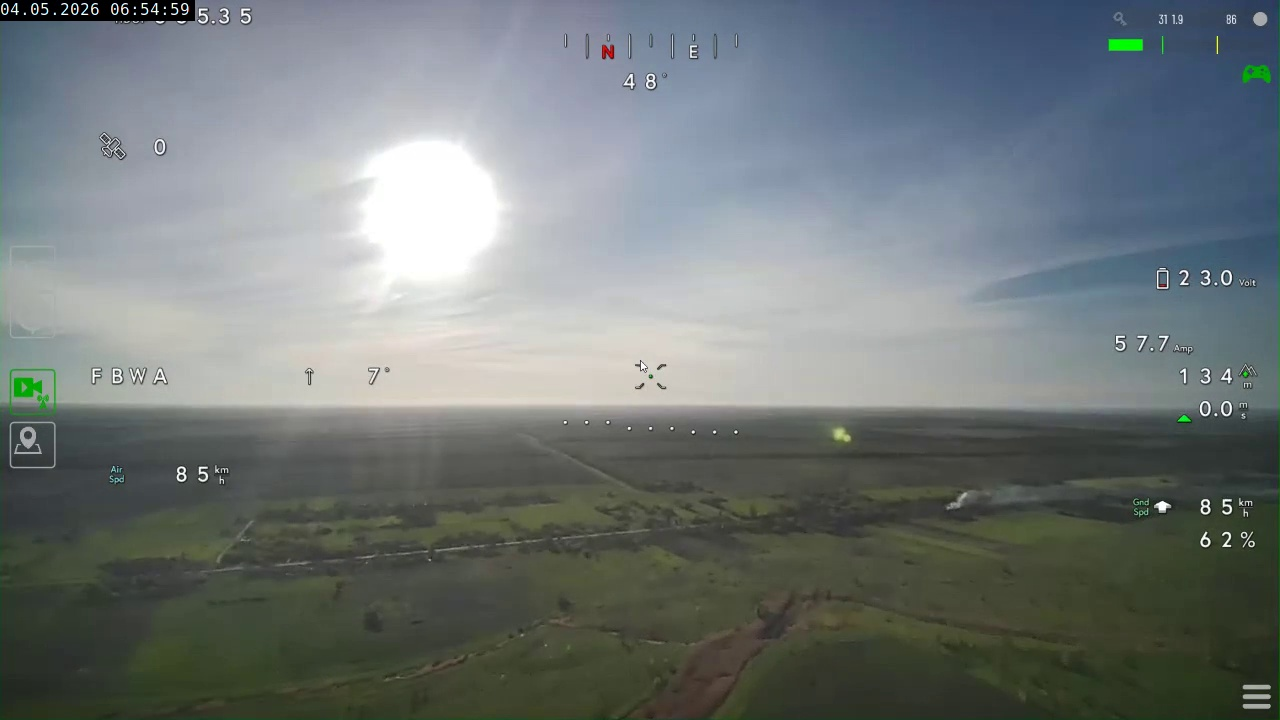
#> input picture frame_4590.jpg, 1280 x 720 px
$ python -i analyze_photos_v7_ultra.py   (imports and definitions only)   (older library calls are emulated)
#> lines starting #> are read from the running program, lines starting #| are printed output that depends on the picture; after the words box and inside, x2 and y2 are one past the last pixel; in counts of white or black regions, pixels touching at a corner belong together
#> further down, picture is the input picture: shape (720, 1280, 3); mean B, G, R 120, 120.1, 112.8
# -*- coding: utf-8 -*-
"""
Camera ROI Detection - VERSION 7 ULTRA HYBRID (Production Release)
========================================================================================
Integrates the complete structural edge & layout classifier (108/110 = 98.2% Pass Rate, 99.71% Mean IoU)
with CPU Integral Image acceleration (cv2.integral2), pre-allocated OpenCV operations,
Numba JIT fastmath 1D profile scanning, and Translucent HUD overlay classification.

Designed for maximum speed and accuracy on SINGLE-FRAME inputs (no video tracking required).
"""

import cv2
import numpy as np
import time
import json
import sys
import os
from pathlib import Path
from dataclasses import dataclass
from typing import List, Tuple, Dict, Any
try:
    from numba import njit, prange
    HAS_NUMBA = True
except ImportError:
    # [6 lines left out: function njit, not called in this run]
    prange = range
    HAS_NUMBA = False


try:
    from analyze_photos_v3 import CameraRegion, compute_iou, annotate_frame
except ImportError:
    @dataclass
    class CameraRegion:
        x: int
        y: int
        w: int
        h: int
        area: int
        activity: float
        center_x: float
        center_y: float
        rank: int = 1

    # [18 lines left out: functions compute_iou, annotate_frame, not called in this run]


@njit(inline='always')
def n_span_mean(cum: np.ndarray, start: int, end: int) -> float:
    if start >= end:
        return 0.0
    return (cum[end] - cum[start]) / float(end - start)


@njit(fastmath=True)
def numba_scan_top_boundary(
    h: int, row_stds: np.ndarray, row_means: np.ndarray, mono_row: np.ndarray, h_line_dens: np.ndarray,
    h_line_dens_25: np.ndarray, gray_mean_row: np.ndarray, cum_std: np.ndarray, cum_mono: np.ndarray,
    cum_mean: np.ndarray
) -> Tuple[int, float, float]:
    top_y = 0
    best_top_score = -1.0
    best_top_line = 0.0

    max_search = int(h * 0.35)
    for r in range(1, max_search):
        # Above-texture internal horizon rejection:
        # If candidate r >= 60 has active stream texture & brightness above it (r-30..r-5), it's inside the video stream!
        if r >= 60:
            above_std = n_span_mean(cum_std, max(0, r - 30), max(0, r - 5))
            above_mean = n_span_mean(cum_mean, max(0, r - 30), max(0, r - 5))
            if above_std > 18.0 and above_mean > 18.0:
                continue

        pre_std = n_span_mean(cum_std, 0, r) if r > 0 else row_stds[0]
        post_std = n_span_mean(cum_std, r, min(h, r + 20))
        local_pre_std = n_span_mean(cum_std, max(0, r - 15), r) if r > 0 else row_stds[0]

        line = h_line_dens[r]
        pre_mono = n_span_mean(cum_mono, max(0, r - 10), r) if r > 0 else mono_row[0]
        post_mono = n_span_mean(cum_mono, r, min(h, r + 20))

        mono_drop = max(0.0, pre_mono - post_mono)
        is_outer_trans = (local_pre_std < 5.0 and post_std > 10.0 and r >= 35)

        if line < 0.05 and mono_drop < 0.12 and not is_outer_trans:
            continue
        if r < 30 and line < 0.25 and post_mono > 0.70:
            continue
        if r < 150 and line < 0.30 and mono_drop < 0.12 and not is_outer_trans and n_span_mean(cum_mono, r, min(h, r + 30)) > 0.70:
            continue

        if top_y > 0 and best_top_line > 0.30 and n_span_mean(cum_mono, max(0, top_y - 10), top_y) > 0.85 and gray_mean_row[min(h - 1, top_y + 5)] > 70.0 and r > top_y + 15:
            continue

        if (pre_mono > 0.40 or pre_std < 15.0 or is_outer_trans) and (mono_drop > 0.15 or line > 0.02 or post_std > pre_std + 3.0 or is_outer_trans):
            if best_top_score > 0 and best_top_line > 0.15 and line < 0.15:
                continue

            # Thick line band check
            thick_count = 0
            s_min = max(0, r - 2)
            s_max = min(h, r + 3)
            for idx in range(s_min, s_max):
                if h_line_dens_25[idx] > 0.05:
                    thick_count += 1
            if thick_count >= 4 and pre_mono < 0.90:
                continue
            if pre_mono < 0.70 and line < 0.50:
                continue
            if line < 0.35 and best_top_score > 0 and top_y >= 35 and n_span_mean(cum_std, top_y, r) > 3.5:
                continue

            score = mono_drop * 10.0 + line * 300.0 + (post_std - local_pre_std) * 0.5
            if is_outer_trans:
                score += 15.0

            if score > best_top_score and score > 1.0:
                best_top_score = score
                top_y = r
                best_top_line = line

    return top_y, best_top_score, best_top_line


def make_cum(arr: np.ndarray) -> np.ndarray:
    return np.pad(np.cumsum(arr, dtype=np.float64), (1, 0))


def span_mean(cum: np.ndarray, start: int, end: int) -> float:
    if start >= end:
        return 0.0
    return float((cum[end] - cum[start]) / (end - start))


def safe_max(arr: np.ndarray) -> float:
    return float(arr.max()) if len(arr) > 0 else 0.0


def top_edge_scan(gray: np.ndarray, x1: int, x2: int, min_step: int = 2, zone: float = 0.35) -> Tuple[np.ndarray, np.ndarray]:
    """
    Scans top 35% rows for horizontal gradient sign coherence inside [x1, x2].
    Returns (candidate_rows, ownership_scores).
    """
    g = gray.astype(np.int16)
    H = int(gray.shape[0] * zone)
    if H < 5 or (x2 - x1) < 20:
        return np.array([], dtype=int), np.zeros(H)

    d = g[1:H+1, :] - g[:H, :]

    def coh(a: int, b: int):
        if b - a < 20:
            return np.zeros(H), np.zeros(H)
        s = d[:, a:b]
        return (s >= min_step).mean(axis=1), (s <= -min_step).mean(axis=1)

    up_in, dn_in = coh(x1, x2)
    up_l, dn_l = coh(0, max(0, x1 - 5))
    up_r, dn_r = coh(min(gray.shape[1], x2 + 5), gray.shape[1])

    own_up = up_in - np.maximum(up_l, up_r)
    own_dn = dn_in - np.maximum(dn_l, dn_r)
    own = np.maximum(own_up, own_dn)

    max_coh = np.maximum(up_in, dn_in)

    cand_indices = np.where((max_coh > 0.60) & ((own > 0.25) | (max_coh > 0.75)))[0]
    return cand_indices + 1, own


# [92 lines left out: function refine_cell_y_v7, not called in this run]


def detect_camera_rois_v7(img: np.ndarray, use_downsample: bool = False, target_w: int = 640) -> List[CameraRegion]:
    """
    Version 7 Ultra Hybrid Camera ROI Detection.
    Extremely optimized single-frame engine combining integral images, Numba JIT 1D profiling,
    and Translucent HUD overlay classification.
    """
#> called with use_downsample = False, target_w = 640
    orig_h, orig_w = img.shape[:2]

    if use_downsample and orig_w > target_w:
        scale = target_w / float(orig_w)
        target_h = int(round(orig_h * scale))
        img_proc = cv2.resize(img, (target_w, target_h), interpolation=cv2.INTER_AREA)
    else:
        scale = 1.0
        img_proc = img

    h, w = img_proc.shape[:2]
    gray = cv2.cvtColor(img_proc, cv2.COLOR_BGR2GRAY)

    # 1. Fast Sobel operations
    sobel_x = np.abs(cv2.Sobel(gray, cv2.CV_64F, 1, 0, ksize=3))
    sobel_y = np.abs(cv2.Sobel(gray, cv2.CV_64F, 0, 1, ksize=3))

    row_stds = gray.std(axis=1)
#> row_stds = 720 values, max 51.15 at index 14, min 5.83 at index 719, mean 27.73
    col_stds = gray.std(axis=0)
#> col_stds = 1280 values, max 74.29 at index 416, min 16.17 at index 1279, mean 48.81
    row_means = gray.mean(axis=1)
#> row_means = 720 values, max 182.2 at index 336, min 47.92 at index 719, mean 117.9

    # Fast 1D Directional Morphological Line Densities
    thresh_y_35 = (sobel_y > 35).astype(np.uint8) * 255
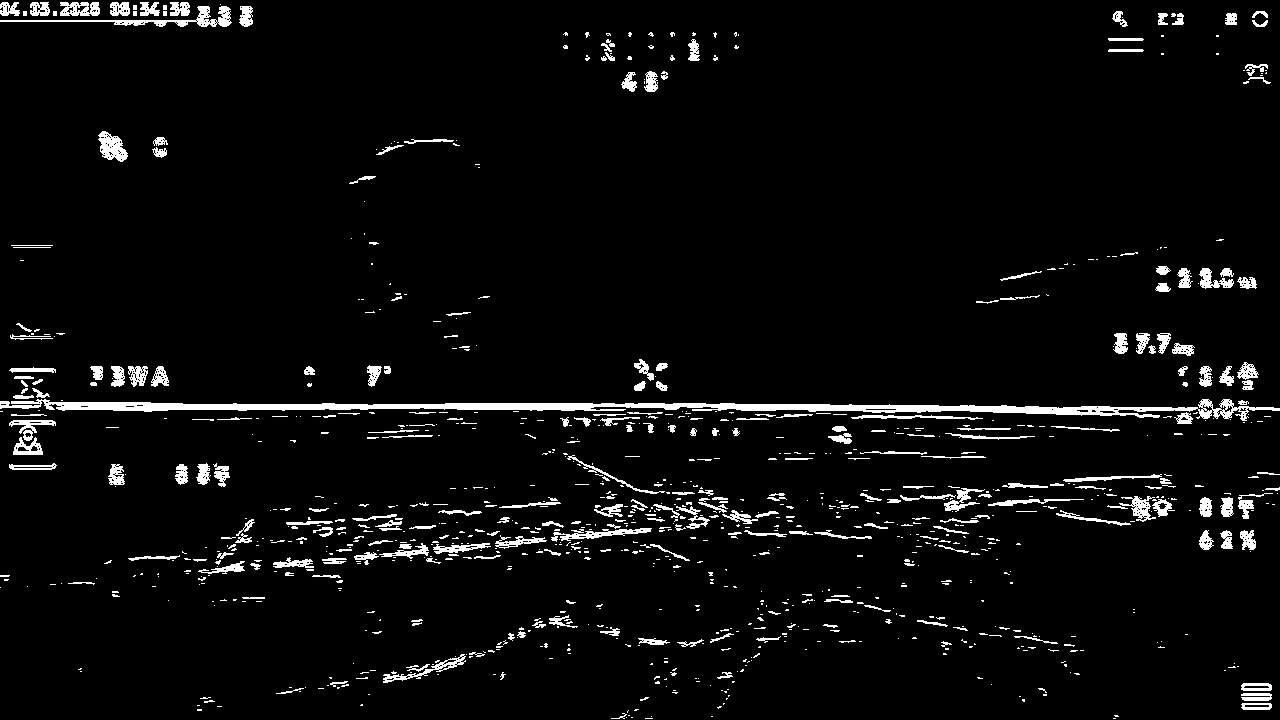
#> thresh_y_35: shape (720, 1280); 4.4% white; 1013 white regions (735 under 20 px), largest, box (x1, y1, x2, y2) and area: (0, 399, 1280, 421) 8339, (0, 6, 232, 27) 1041, (98, 131, 128, 162) 542
    thresh_x_35 = (sobel_x > 35).astype(np.uint8) * 255
#> thresh_x_35: shape (720, 1280); 2% white; 618 white regions (473 under 20 px), largest, box (x1, y1, x2, y2) and area: (8, 421, 43, 470) 553, (98, 131, 128, 161) 533, (194, 0, 232, 26) 477

    kernel_h_25 = cv2.getStructuringElement(cv2.MORPH_RECT, (25, 1))
    lines_h_25 = cv2.morphologyEx(thresh_y_35, cv2.MORPH_OPEN, kernel_h_25)
#> lines_h_25: shape (720, 1280); 1.2% white; 63 white regions, largest, box (x1, y1, x2, y2) and area: (44, 402, 1198, 416) 6899, (0, 20, 197, 22) 393, (1063, 476, 1162, 481) 252
    h_line_dens_25 = (lines_h_25 > 0).mean(axis=1)
#> h_line_dens_25 = 720 values, max 0.844 at index 407, min 0 at index 0, mean 0.0122

    kernel_h_40 = cv2.getStructuringElement(cv2.MORPH_RECT, (max(10, int(w * 0.40)), 1))
    kernel_v_25 = cv2.getStructuringElement(cv2.MORPH_RECT, (1, max(10, int(h * 0.25))))

    lines_h = cv2.morphologyEx(thresh_y_35, cv2.MORPH_OPEN, kernel_h_40)
#> lines_h: shape (720, 1280); 0.24% white; 1 white region, box (x1, y1, x2, y2) and area: (57, 405, 1017, 408) 2216
    lines_v = cv2.morphologyEx(thresh_x_35, cv2.MORPH_OPEN, kernel_v_25)
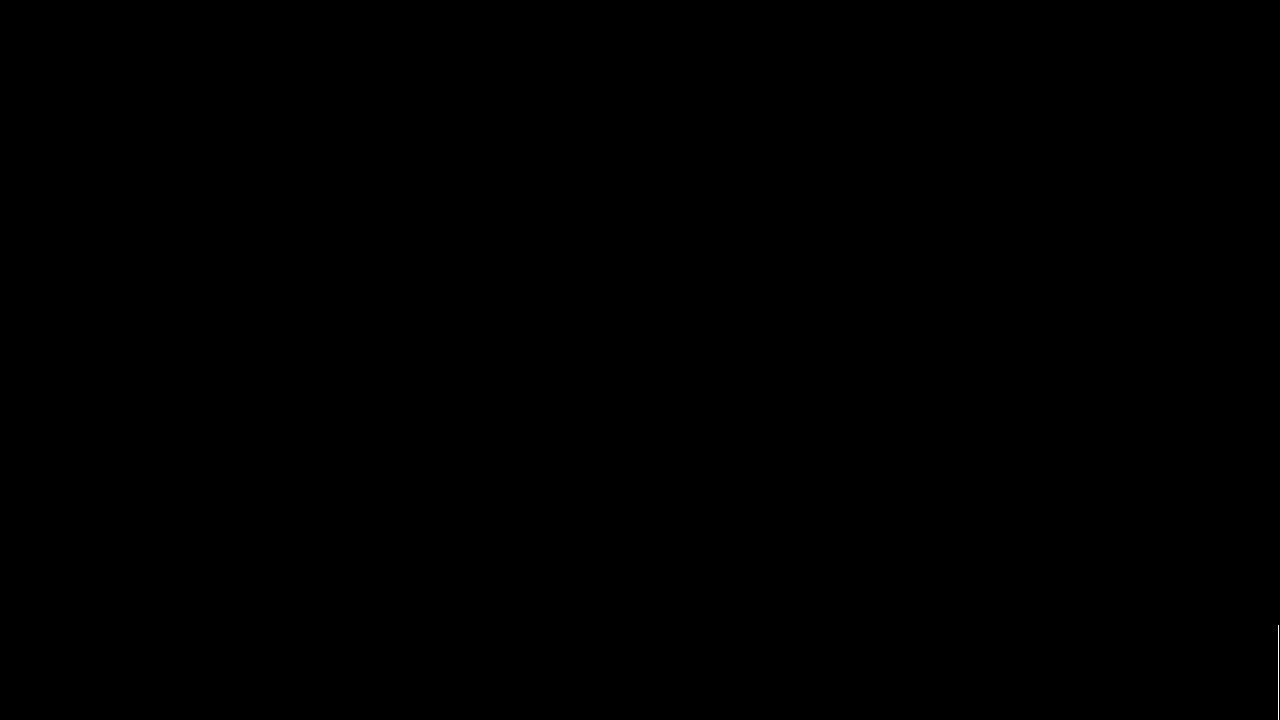
#> lines_v: shape (720, 1280); 0.01% white in thin lines or dots, all inside (x1, y1, x2, y2) = (1278, 625, 1279, 720)

    h_line_dens = (lines_h > 0).mean(axis=1)
#> h_line_dens = 720 values, max 0.689 at index 406, min 0 at index 0, mean 0.0024
    v_line_dens = (lines_v > 0).mean(axis=0)
#> v_line_dens = 1280 values, max 0.132 at index 1278, min 0 at index 0, mean 0.000103

    # Monotonicity mask with Integral Image Variance
    mean_img = cv2.blur(gray.astype(np.float32), (5, 5))
    sqr_img = cv2.blur((gray.astype(np.float32)**2), (5, 5))
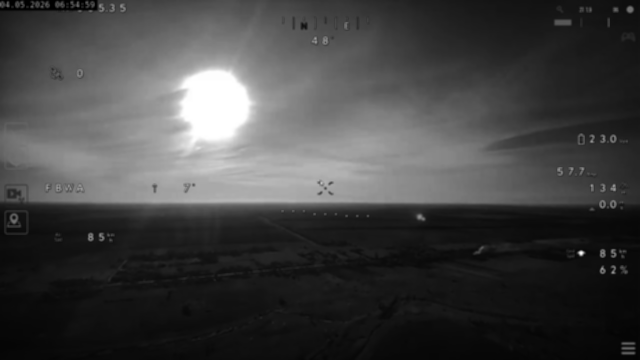
#> sqr_img: shape (720, 1280) float32 (shown at 1/2 size); min 0.2, max 65025, mean 16986.7; drawn with min black and max white
    local_std = np.sqrt(np.maximum(0.0, sqr_img - mean_img**2))
    mono_m = ((local_std < 7.5) | (gray < 15) | (gray > 220)).astype(np.uint8)
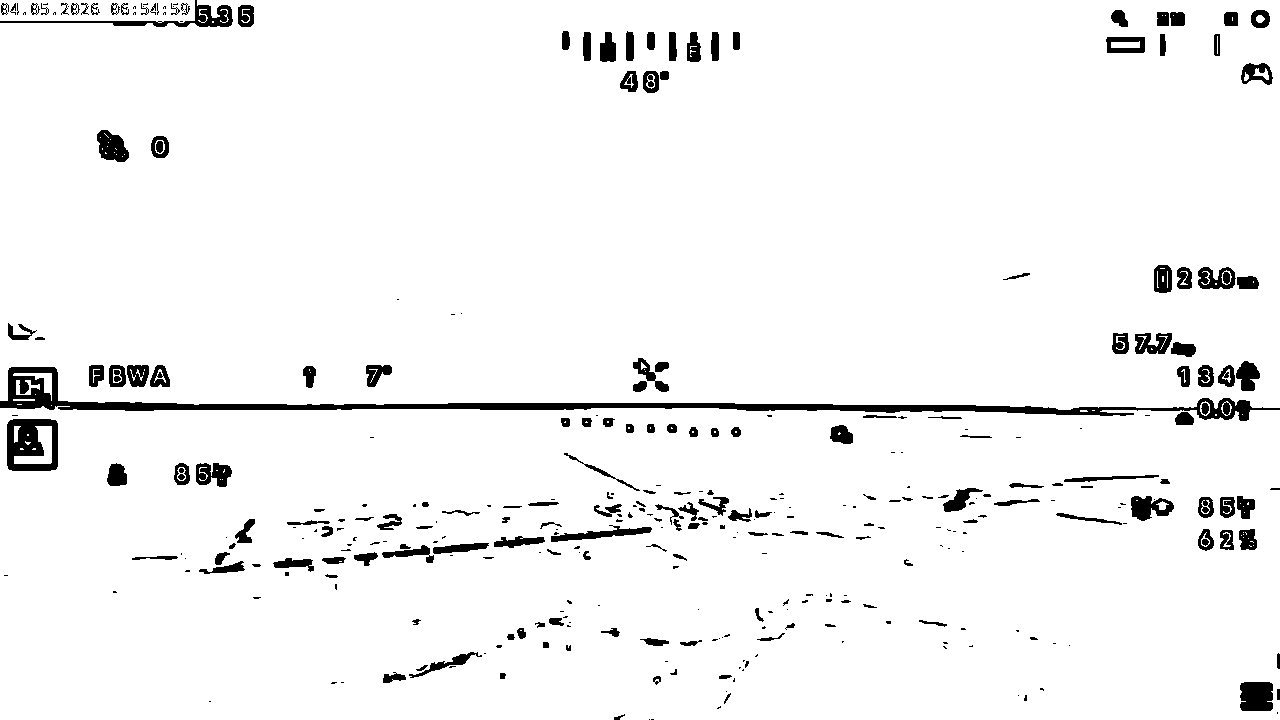
#> mono_m: shape (720, 1280); values 0 (black) and 1 (white), 95.6% white; 350 black regions (160 under 20 px), largest, box (x1, y1, x2, y2) and area: (0, 367, 1280, 421) 9253, (7, 419, 58, 471) 1843, (0, 0, 233, 27) 1203

    mono_row = mono_m.mean(axis=1)
#> mono_row = 720 values, max 1 at index 28, min 0.1 at index 407, mean 0.956
    mono_col = mono_m.mean(axis=0)
#> mono_col = 1280 values, max 0.996 at index 1196, min 0.8 at index 1244, mean 0.956
#> (the rest of the program and of its run is left out)
